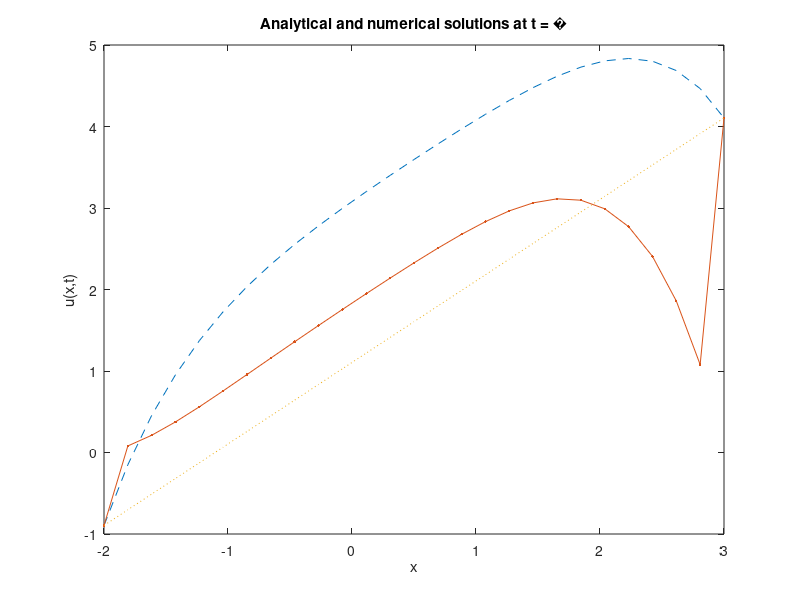

Write the MATLAB code that produced this figure.
clear all;
clc;

Tmax = 1.;
l1 = -2.;
l2 = 3.;
nx = 25;                    % number of space steps  
nt = 5000;                  % number of time steps
deltax = (l2-l1)/(nx+1);    % deltax = x(2) - x(1)
deltat = Tmax/(nt+1);
r = deltat/deltax^2

x = linspace(l1, l2, nx+2);
t = linspace(0, Tmax, nt+2);

v_expl = zeros(nx+2, nt+2);
v_impl = zeros(nx+2, nt+2);
u_array = zeros(nx+2, nt+2);
q_array = zeros(nx+2, nt+2);

u = @(x,t)(exp(t)+x);       % Analytical solution
q = @(x,t)(11*exp(t)+10*x);

% Initial condition
f = @(x)(1. + x);
for j = 2:nx+1
    x_j = (j-1)*deltax;
    v_expl(j,1) = f(x_j);
    v_impl(j,1) = f(x_j);
end

% Boundary condition
a = @(t)(exp(t) - 2.);
b = @(t)(exp(t) + 3.);
for m = 1:nt+2
    t_m = (m-1)*deltat;
    v_expl(1,m) = a(t_m);
    v_expl(nx+2,m) = b(t_m);
    v_impl(1,m) = a(t_m);
    v_impl(nx+2,m) = b(t_m); 
end

% Implementation of the explicit method
for m = 1:nt+1
    for j = 2:nx+1
        v_expl(j,m+1) = 4*r*v_expl(j-1,m) + ...
            (1-8*r-10*deltat)*v_expl(j,m) + 4*r*v_expl(j+1,m) ...
            + deltat*q((j-1)*deltax,(m-1)*deltat);
    end
end

% Implementation of the implicit method
alpha(1:nx-1) = -4*r; beta(1:nx) = 1+8*r+10*deltat; gamma(1:nx-1) = -4*r; 
A = diag(alpha,-1) + diag(beta,0) + diag(gamma,1);
for m = 2:nt+2
    t_m = (m-1)*deltat;
    v_prev = v_impl(2:nx+1, m-1) + deltat*q(x(2:nx+1),t_m).';
    v_impl(2:nx+1, m) = A\v_prev;
end

plot(x, v_expl(:,500), '--', x, v_impl(:, 500), '.-', x, u(x,t(500)), ':')
title(['Analytical and numerical solutions at t = ' t(500)])
xlabel('x')
ylabel('u(x,t)')
%legend('Explicit','Implicit','Analytical')
